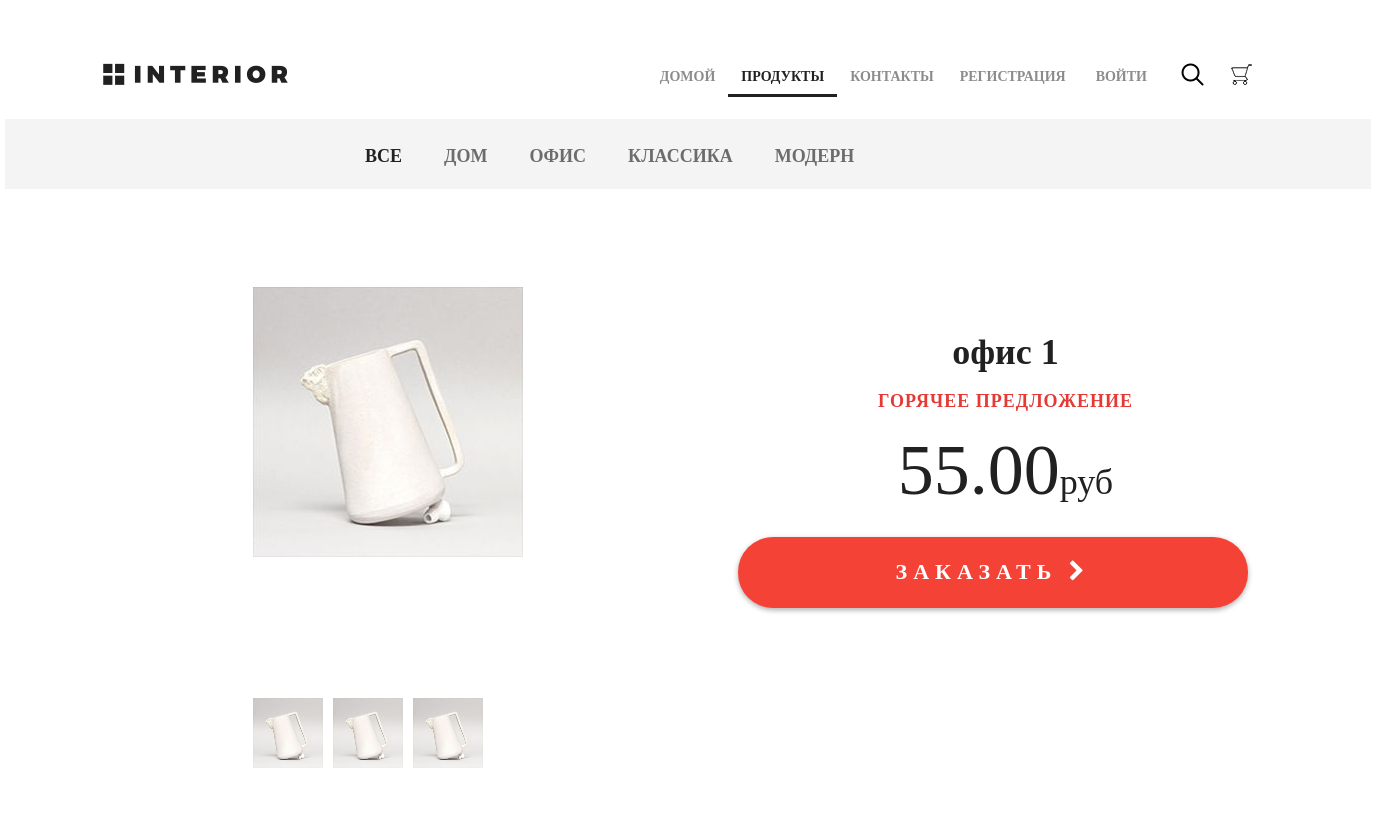
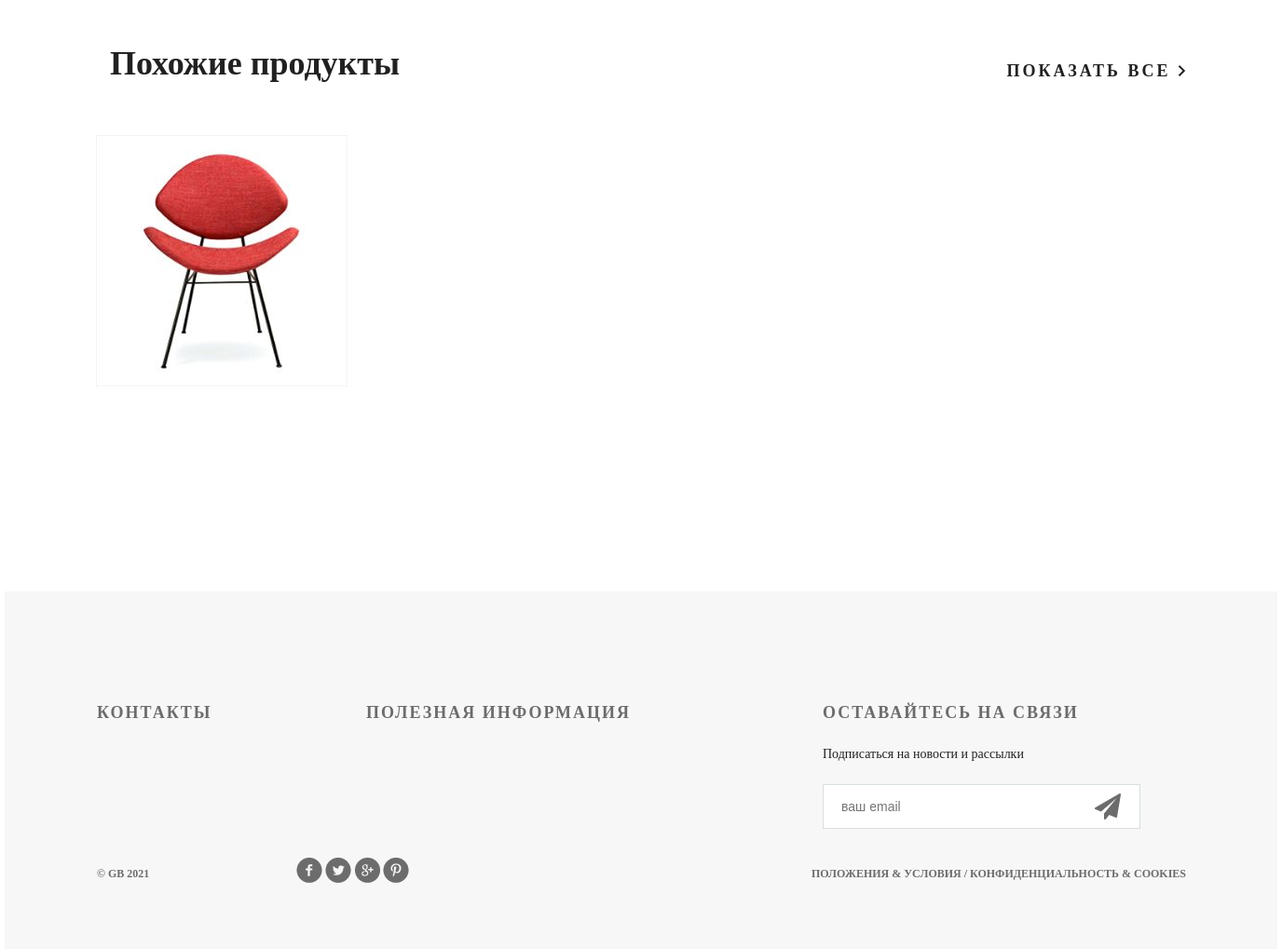
Before: /products/ with the older database file (2 pictures, top to bottom).
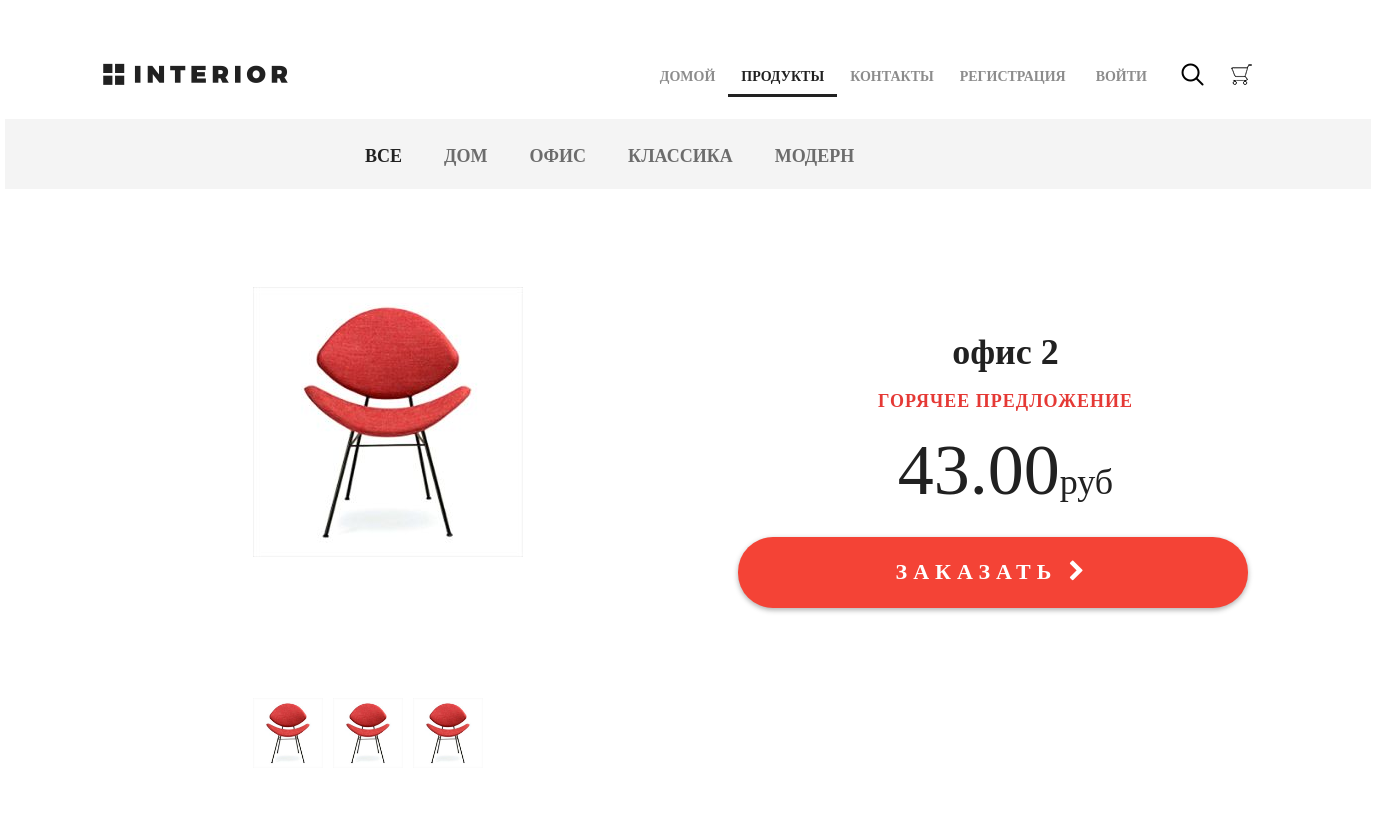
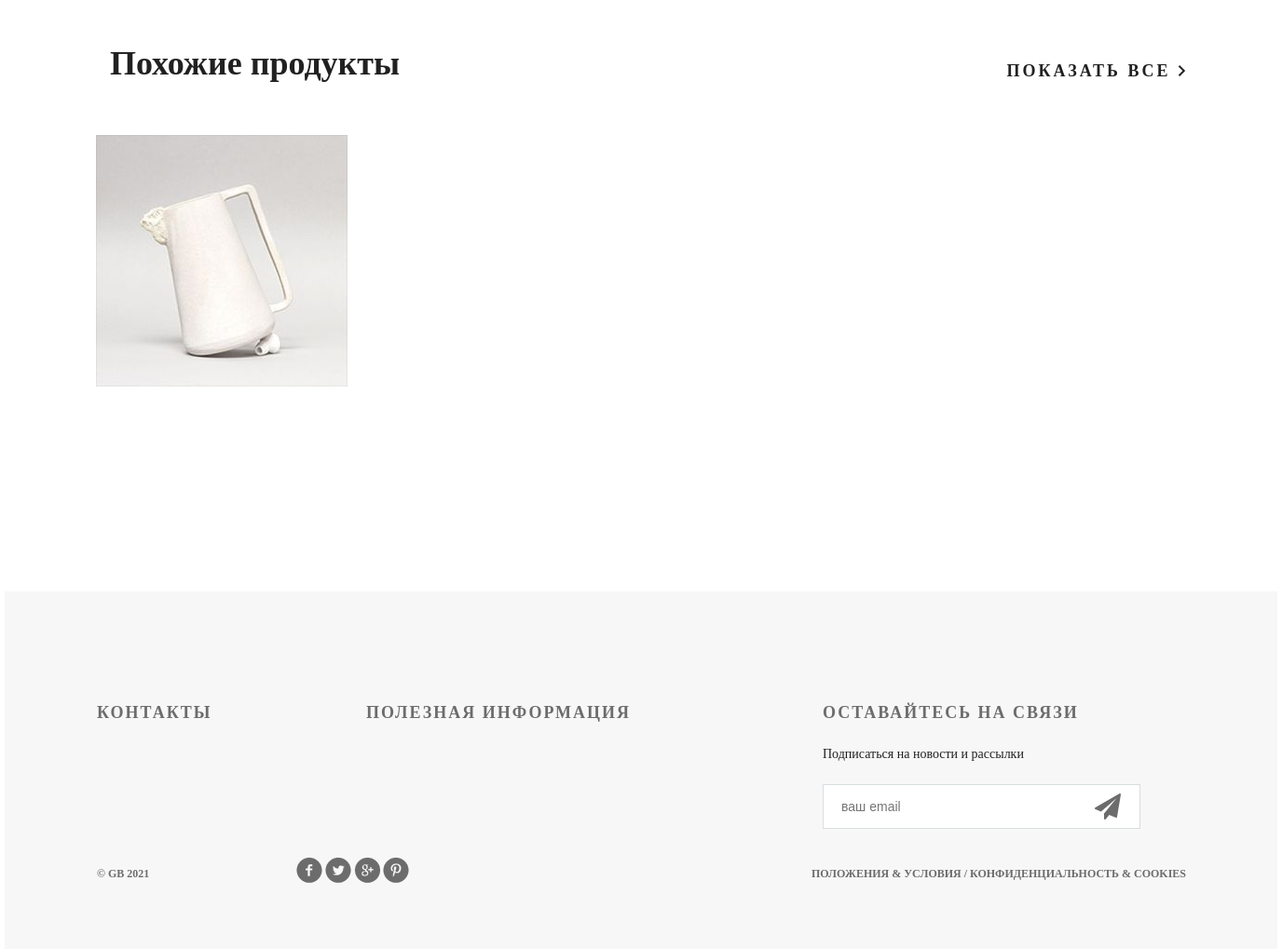
After: the same page with the newer database file (2 pictures, top to bottom).
### mainapp/models.py (models this page shows, shortened)
class ProductCategory(models.Model):
    name = models.CharField(max_length=64, unique=True, verbose_name='название')
    description = models.TextField(blank=True, verbose_name='описание')
    is_active = models.BooleanField(default=True)
    class Meta:
        verbose_name='категория'
        verbose_name_plural='категории'

class Product(models.Model):
    category = models.ForeignKey(ProductCategory, on_delete=models.CASCADE, verbose_name='категория')
    name = models.CharField(max_length=128, verbose_name='название')
    image = models.ImageField(upload_to='products', blank=True, verbose_name='картинка')
    short_desc = models.CharField(max_length=255, blank=True, verbose_name='краткое описание')
    description = models.TextField(blank=True, verbose_name='описание')
    price = models.DecimalField(max_digits=10, decimal_places=2, default=0, verbose_name='цена')
    quantity = models.PositiveIntegerField(default=0, verbose_name='количество на складе')
    is_active = models.BooleanField(default=True)

### mainapp/views.py (the view, shortened to what this page needs)
# urls.py: path('products/', include('mainapp.urls', namespace='products')),
def products(request, pk=None, page=1):
    links_menu = ProductCategory.objects.all()
    hot_product = get_hot_product()
    same_products = get_some_products(hot_product)
    context = {
        'links_menu': links_menu,
        'title': 'продукты',
        'hot_product': hot_product,
        'same_products': same_products,
        'basket': get_basket(request.user)
    }
    return render(request, 'mainapp/products.html', context=context)

### mainapp/views.py (called while the page is built)
def get_basket(user):
    if user.is_authenticated:
        return Basket.objects.filter(user=user)
    return []

def get_hot_product():
    return random.sample(list(Product.objects.all()), 1)[0]

def get_some_products(hot_product):
    same_products = Product.objects.filter(category=hot_product.category).exclude(pk=hot_product.pk)
    return same_products

### mainapp/templates/mainapp/products.html (shortened to what this page needs)
{% extends 'mainapp/base.html' %}
{% load static %}
{% block menu %}
	<div class="hero-white">
		<div class="header clearfix">
			{% include 'mainapp/includs/inc_main_menu.html' %}
		</div>
	</div>
{% endblock %}
{% block content %}
	<div class="details">
		<div class="links clearfix">
			{% include 'mainapp/includs/inc_categories_menu.html' %}
		</div>
		<div class="details-products">
			<div class="details-slider">
				<div class="slider-product" style="text-align:center;">
					<img src="/media/{{ hot_product.image }}">
				</div>
				<div class="slider-control">
					<div class="block">
						<a href="#"><img src="/media/{{ hot_product.image }}" alt="">
						</a>
					</div>
					<div class="block">
						<a href="#"><img src="/media/{{ hot_product.image }}" alt="">
						</a>
					</div>
					<div class="block">
						<a href="#"><img src="/media/{{ hot_product.image }}" alt="">
						</a>
					</div>
				</div>
			</div>
			<div class="description">
				<h3 class="big-bold">{{ hot_product.name }}</h3>
				<h3 class="red">горячее предложение</h3>
				<p class="price">{{ hot_product.price|floatformat:2 }}<span>руб</span></p>
				<a href="{% url 'basket:add' hot_product.pk %}" class="red-button">
					заказать <i class="fa fa-chevron-right" aria-hidden="true"></i>
				</a>
			</div>
		</div>
		<div class="related">
			<div class="title clearfix">
				<h2>Похожие продукты</h2>
				<a class="explore" href="#">показать все <img src="{% static 'img/arrow.png' %}" alt=""></a>
			</div>
			<div class="related-products clearfix">
			{% for product in same_products %}
				<div class="block">
					<a href="{% url 'mainapp:product' product.pk %}"><img class="img-block" src="/media/{{ product.image }}" alt="">
					</a>
				</div>
			{% endfor %}
			</div>
		</div>
	</div>
{% endblock %}

### mainapp/templates/mainapp/base.html (shortened to what this page needs)
<!DOCTYPE html>
{% load static %}
<html>
<head>
    {% block css %}
	    <link rel="stylesheet" type="text/css" href="{% static 'css/style.css' %}">
	    <link rel="stylesheet" href="{% static 'fonts/font-awesome/css/font-awesome.css' %}">
    {% endblock %}
</head>
<body>
	<div class="container">
        {% block menu %}
        {% endblock %}
        {% block content %}
        {% endblock %}
		<div class="clr"></div>
	</div>
    {% block footer %}
        <div class="footer">
            <div class="clearfix">
                <div class="text-footer">
                    <h3>контакты</h3>
                </div>
                <div class="text-footer">
                    <h3>полезная информация</h3>
                </div>
                <div class="text-footer clearfix">
                    <h3>Оставайтесь на связи</h3>
                    <p>Подписаться на новости и рассылки</p>
                    <form>
                        <input type="email" name="email" placeholder="ваш email">
                        <a href="#"><i class="fa fa-paper-plane fa-2x" aria-hidden="true"></i></a>
                    </form>
                </div>
            </div>
            <p class="small">&copy; GB {% now 'Y' %}</p>
            <div class="social">
                <a href="#" class="social1"></a>
                <a href="#" class="social2"></a>
                <a href="#" class="social3"></a>
                <a href="#" class="social4"></a>
            </div>
            <p class="small">Положения &amp; Условия  /  Конфиденциальность &amp; Cookies</p>
        </div>
    {% endblock %}
</body>
</html>

### mainapp/templates/mainapp/includs/inc_main_menu.html (shortened to what this page needs)
<a href="{% url 'index' %}" class="logo"></a>
<ul class="menu">
    <li><a href="{% url 'index' %}"
        >домой</a></li>
    <li><a href="{% url 'products:products' %}"
                {% if request.resolver_match.namespace == 'products' %}class='active'{% endif %}
        >продукты</a></li>
    <li><a href="{% url 'contact' %}"
        >контакты</a></li>
    <li>
        {% if user.is_authenticated %}
            <a href="{% url 'auth:edit' %}">{{ user.first_name|default:'пользователь' }}</a>
                {% if user.is_superuser %}
                    <li><a href="{% url 'adminapp:user_list' %}">админка</a></li>
                {% endif %}
            <a href="{% url 'auth:logout' %}">выйти</a>
        {% else %}
            <a href="{% url 'auth:register' %}">регистрация</a>
            <a href="{% url 'auth:login' %}">войти</a>
        {% endif %}
    </li>
</ul>
<a href="#" class="search"></a>
<a href="{% url 'basket:basket' %}" class="basket">
</a>

### mainapp/templates/mainapp/includs/inc_categories_menu.html (shortened to what this page needs)
<ul class="links-menu">
    <li><a href="{% url 'products:category' 0 %}"
            {% if request.resolver_match.url_name == 'products' %}class="active"{% endif %}>
        Все</a></li>
    {% for link_item in links_menu %}
        <li><a
                href="{% url 'products:category' link_item.pk %}"
        >{{ link_item.name }}</a></li>
    {% endfor %}
</ul>

Changed rows visible on the page:
removed Product: image (picture), name "офис 1", price "55.00"
removed Product: image (picture)
added Product: image (picture), name "офис 2", price "43.00"
added Product: image (picture)
